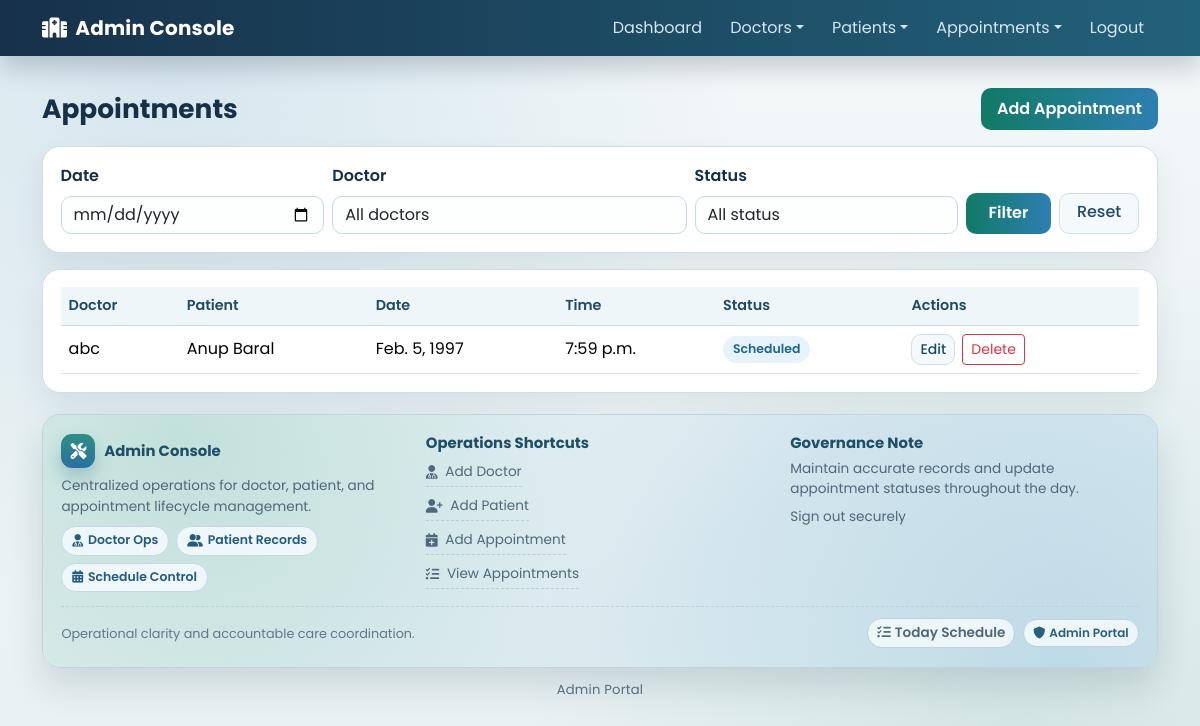
Page /view_appointment/ (signed in) on the earlier database version.
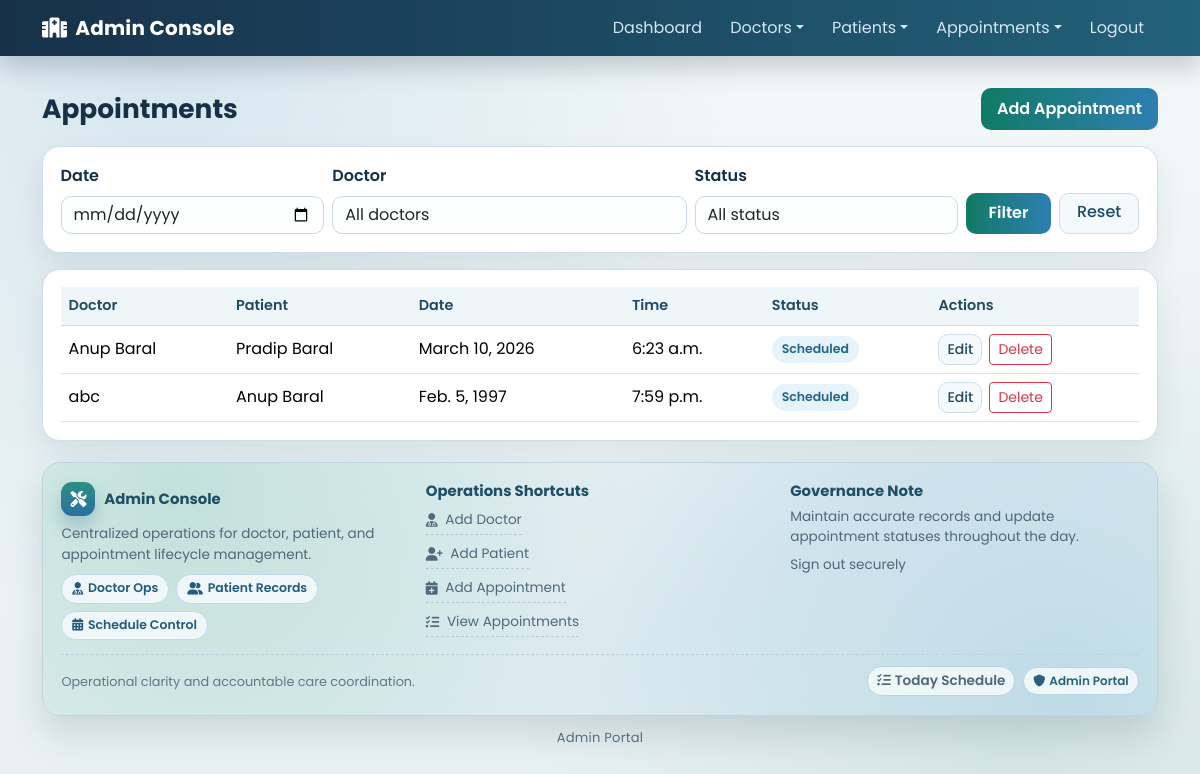
Same page on the later database version.
### hospital/models.py (models this page shows, shortened)
class Appointment(models.Model):
    doctor = models.ForeignKey(Doctor, on_delete=models.CASCADE)
    patient = models.ForeignKey(Patient, on_delete=models.CASCADE)
    booked_by = models.ForeignKey(
        User,
        null=True,
        blank=True,
        on_delete=models.SET_NULL,
        related_name="booked_appointments",
    )
    date1 = models.DateField()
    time1 = models.TimeField()
    status = models.CharField(
        max_length=20,
        choices=AppointmentStatus.choices,
        default=AppointmentStatus.SCHEDULED,
    )
    class Meta:
        constraints = [
            models.UniqueConstraint(
                fields=["doctor", "date1", "time1"], name="unique_doctor_time_slot"
            )
        ]

class Doctor(models.Model):
    name = models.CharField(max_length=50)
    mobile = models.CharField(max_length=20)
    special = models.CharField(max_length=50)
    department = models.CharField(max_length=80, blank=True)
    qualification = models.CharField(max_length=120, blank=True)
    experience_years = models.PositiveIntegerField(default=0)
    availability_schedule = models.TextField(blank=True)
    def __str__(self):
        return self.name

class Patient(models.Model):
    name = models.CharField(max_length=50)
    gender = models.CharField(max_length=10)
    mobile = models.CharField(max_length=20, blank=True)  # optional
    address = models.CharField(max_length=150)
    dob = models.DateField(null=True, blank=True)
    blood_group = models.CharField(max_length=5, choices=BloodGroup.choices, blank=True)
    emergency_contact = models.CharField(max_length=20, blank=True)
    allergies = models.TextField(blank=True)
    medical_notes = models.TextField(blank=True)
    def __str__(self):
        return self.name

### hospital/views.py (the view)
# urls.py: path('view_appointment/', View_Appointment,name='view_appointment'),
@staff_required
def View_Appointment(request):
    date1 = request.GET.get("date", "").strip()
    doctor_id = request.GET.get("doctor", "").strip()
    status = request.GET.get("status", "").strip()
    appoint = Appointment.objects.select_related("doctor", "patient").order_by("-date1", "time1")
    if date1:
        appoint = appoint.filter(date1=date1)
    if doctor_id:
        appoint = appoint.filter(doctor_id=doctor_id)
    if status:
        appoint = appoint.filter(status=status)
    d = {
        'appoint': appoint,
        'doctors': Doctor.objects.all().order_by("name"),
        'statuses': AppointmentStatus.choices,
        'selected_date': date1,
        'selected_doctor': doctor_id,
        'selected_status': status,
    }
    return render(request, 'view_appointment.html', d)

### hospital/views.py (called while the page is built)
def staff_required(view_func):
    return user_passes_test(
        lambda user: user.is_authenticated and user.is_staff,
        login_url="login",
    )(view_func)

### hospital/templates/view_appointment.html (shortened to what this page needs)
{% extends 'admin_base.html' %}
{% load static %}
{% block body %}
<div class="d-flex justify-content-between align-items-center mb-3">
    <h2 class="section-title mb-0">Appointments</h2>
    <a href="{% url 'add_appointment' %}" class="btn btn-brand">Add Appointment</a>
</div>
<div class="panel mb-3">
    <form method="get" class="row g-2 align-items-end">
        <div class="col-md-3">
            <label class="form-label">Date</label>
            <input type="date" name="date" class="form-control" value="{{ selected_date }}">
        </div>
        <div class="col-md-4">
            <label class="form-label">Doctor</label>
            <select name="doctor" class="form-select">
                <option value="">All doctors</option>
            </select>
        </div>
        <div class="col-md-3">
            <label class="form-label">Status</label>
            <select name="status" class="form-select">
                <option value="">All status</option>
            </select>
        </div>
        <div class="col-md-2 d-flex gap-2">
            <button class="btn btn-brand w-100" type="submit">Filter</button>
            <a class="btn btn-soft w-100" href="{% url 'view_appointment' %}">Reset</a>
        </div>
    </form>
</div>
<div class="panel table-responsive">
    <table class="table table-hover align-middle mb-0">
        <thead>
            <tr>
                <th>Doctor</th>
                <th>Patient</th>
                <th>Date</th>
                <th>Time</th>
                <th>Status</th>
                <th>Actions</th>
            </tr>
        </thead>
        <tbody>
            {% for i in appoint %}
            <tr>
                <td>{{ i.doctor }}</td>
                <td>{{ i.patient }}</td>
                <td>{{ i.date1 }}</td>
                <td>{{ i.time1 }}</td>
                <td>
                    <span class="status-pill status-{{ i.status|slugify }}">{{ i.get_status_display }}</span>
                </td>
                <td class="actions-cell">
                    <a href="{% url 'edit_appointment' i.id %}" class="btn btn-sm btn-soft">Edit</a>
                    <form method="post" action="{% url 'delete_appointment' i.id %}" onsubmit="return confirm('Delete this appointment?');">
                        <button class="btn btn-sm btn-outline-danger" type="submit">Delete</button>
                    </form>
                </td>
            </tr>
            {% empty %}
            <tr><td colspan="6" class="text-center text-muted py-4">No appointments found.</td></tr>
            {% endfor %}
        </tbody>
    </table>
</div>
{% endblock %}

Differences in the rows shown:
added Appointment: doctor "Anup Baral", patient "Pradip Baral", date1 "March 10, 2026", time1 "6:23 a.m.", status "Scheduled"
